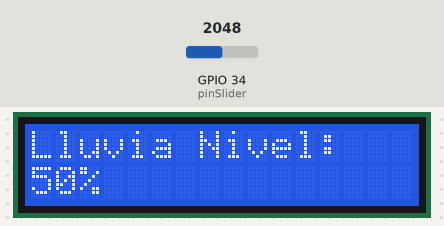
Bench run of a program on a simulated ESP32. On the bench: 16×2 character LCD. Inputs (shaded band) come from the test bench; at power-on: GPIO 34 (pinSlider) = 2048. What the program prints to the serial monitor is not drawn.

Above: at 1.2 s.
1.3 s: GPIO 34 (pinSlider) set to 2866
At 2.7 s:
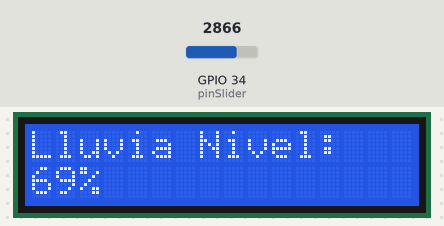
3.1 s: GPIO 34 (pinSlider) set to 3603
At 3.6 s:
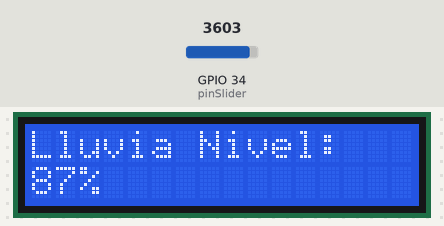
4.7 s: GPIO 34 (pinSlider) set to 4095
At 5.6 s:
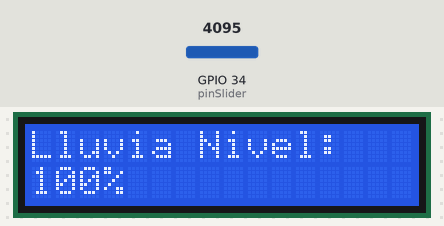
Timing chart, 0 to 7.7 s (numbered marks = the images above; inputs shaded):
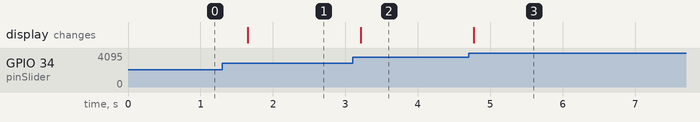

Measured:
- after the input at 1.3 s, the display: changes after 0.35 s (image 1)
- after the input at 3.1 s, the display: changes after 0.11 s (image 2)
- after the input at 4.7 s, the display: changes after 0.07 s (image 3)

The program:

main.cpp
```cpp
#include <Wire.h>
#include <LiquidCrystal_I2C.h>

// Configurar la pantalla I2C (dirección 0x27 y tamaño de 16x2)
LiquidCrystal_I2C lcd(0x27, 16, 2);

// Pin del slider (A0 en ESP32)
const int pinSlider = 34; // Pin ADC0 en ESP32

void setup() {
  // Iniciar la comunicación serial
  Serial.begin(115200);

  // Iniciar la pantalla LCD
  lcd.init();
  lcd.backlight();

  // Mensaje de bienvenida en LCD
  lcd.setCursor(0, 0);
  lcd.print("Lluvia Nivel:");
}

void loop() {
  // Leer el valor del slider (0 a 4095 en ESP32)
  int valorSensor = analogRead(pinSlider);

  // Convertir el valor a un rango de 0 a 100
  int nivelLluvia = map(valorSensor, 0, 4095, 0, 100);

  // Mostrar el valor en el monitor serial
  Serial.print("Nivel de lluvia: ");
  Serial.println(nivelLluvia);

  // Mostrar el nivel de lluvia en la pantalla LCD
  lcd.setCursor(0, 1); // Segunda fila
  lcd.print("                "); // Limpiar la línea
  lcd.setCursor(0, 1); // Segunda fila
  lcd.print(nivelLluvia);
  lcd.print("%");

  // Esperar 500ms antes de la siguiente lectura
  delay(500);
}
```
